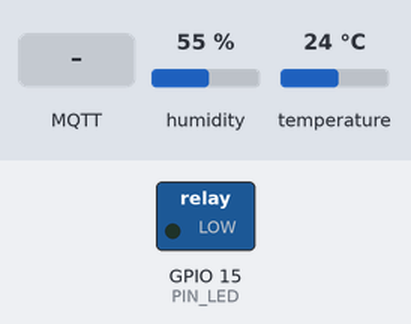
Simulated run of this sketch. Board: ESP32-S2. On the bench: switched loads named in the sketch (green lamp = pin HIGH). The inputs (shaded band) are chosen by the test bench; at power-on: humidity 55 %, temperature 24 °C. WiFi joins after 1.5 s; servers stay silent unless stated; no MQTT or app messages arrive unless stated; what the sketch prints to the serial monitor is not drawn.

Above: at 2.7 s.
2.8 s: MQTT message "1" arrives on the first subscribed topic
At 4.8 s:
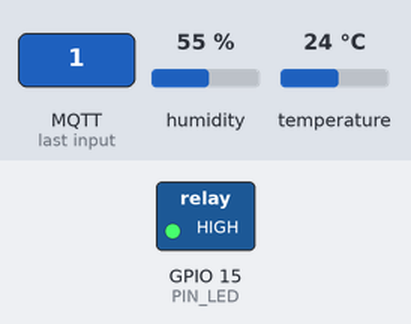
5.5 s: MQTT message "0" arrives on the first subscribed topic
At 6.3 s:
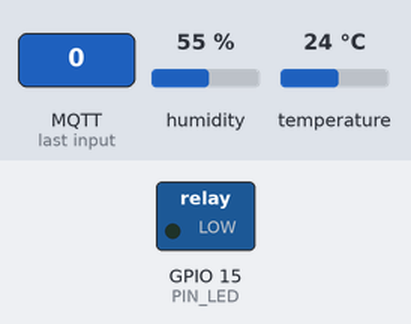
Timing chart, 0 to 8.5 s (numbered marks = the images above; inputs shaded):
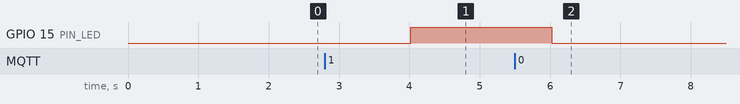

The sketch:

esp32s2-mqtt.ino
```cpp
/*
  Configure o cliente do navegador HiveMQ para visualizar as
  mensagens MQTT publicadas pelo cliente MQTT.

  1) Vá para a URL abaixo e clique no botão conectar
     http://www.hivemq.com/demos/websocket-client/

  2) Adicione os tópicos de assinatura um para cada tópico que o ESP32 usa:
     topic_on_off_led/#
     topic_sensor_temperature/#
     topic_sensor_humidity/#

  3) Experimento publicar no topico topic_on_off_led com a mensagem 1 e 0
     para ligar e desligar o LED"

  IMPORTANTE: É necessário rodar o Wokwi Gateway e habilitar a opção
  "Enable Private Wokwi IoT Gateway" através da tecla de atalho F1 no editor de código.

  Para baixar o Wokwi IoT Network Gateway acesse o seguinte link:
    https://github.com/wokwi/wokwigw/releases/
*/

#include <DHTesp.h>
#include <PubSubClient.h>
#include <WiFi.h>

#define PIN_LED 15 // GPIO que está ligado o LED
#define PIN_DHT 11 // GPIO que está ligado o pino do sensor

/* Configura os tópicos do MQTT */
#define TOPIC_SUBSCRIBE_LED       "topic_on_off_led"
#define TOPIC_PUBLISH_TEMPERATURE "topic_sensor_temperature"
#define TOPIC_PUBLISH_HUMIDITY    "topic_sensor_humidity"

#define PUBLISH_DELAY 2000   // Atraso da publicação (2 segundos)

#define ID_MQTT "esp32_mqtt" // id mqtt (para identificação de sessão)

// IMPORTANTE: Este deve ser único no broker, ou seja, se um client MQTT
// tentar entrar com o mesmo id de outro já conectado ao broker,
// o broker irá fechar a conexão de um deles.

/* Variaveis, constantes e objetos globais */
DHTesp dht;

const char *SSID = "Wokwi-GUEST"; // SSID / nome da rede WI-FI que deseja se conectar
const char *PASSWORD = "";        // Senha da rede WI-FI que deseja se conectar

// URL do broker MQTT que se deseja utilizar
const char *BROKER_MQTT = "broker.hivemq.com";

int BROKER_PORT = 1883; // Porta do Broker MQTT

unsigned long publishUpdate;

static char strTemperature[10] = {0};
static char strHumidity[10] = {0};

// Variáveis e objetos globais
WiFiClient espClient;         // Cria o objeto espClient
PubSubClient MQTT(espClient); // Instancia o Cliente MQTT passando o objeto espClient

/* Prototypes */
float getTemperature(void);
float getHumidity(void);

void initWiFi(void);
void initMQTT(void);
void callbackMQTT(char *topic, byte *payload, unsigned int length);
void reconnectMQTT(void);
void reconnectWiFi(void);
void checkWiFIAndMQTT(void);

/* Faz a leitura da temperatura (sensor DHT22)
   Retorno: temperatura (graus Celsius) */
float getTemperature(void)
{
  TempAndHumidity data = dht.getTempAndHumidity();

  if (!(isnan(data.temperature)))
    return data.temperature;
  else
    return -99.99;
}

/* Faz a leitura da umidade relativa do ar (sensor DHT22)
   Retorno: umidade (0 - 100%) */
float getHumidity(void)
{
  TempAndHumidity data = dht.getTempAndHumidity();

  if (!(isnan(data.humidity)))
    return data.humidity;
  else
    return -99.99;
}

/* Inicializa e conecta-se na rede WI-FI desejada */
void initWiFi(void)
{
  delay(10);
  Serial.println("------Conexao WI-FI------");
  Serial.print("Conectando-se na rede: ");
  Serial.println(SSID);
  Serial.println("Aguarde");

  reconnectWiFi();
}

/* Inicializa os parâmetros de conexão MQTT(endereço do broker, porta e seta
  função de callback) */
void initMQTT(void)
{
  MQTT.setServer(BROKER_MQTT, BROKER_PORT); // Informa qual broker e porta deve ser conectado
  MQTT.setCallback(callbackMQTT);           // Atribui função de callback (função chamada quando qualquer informação de um dos tópicos subescritos chega)
}

/* Função de callback  esta função é chamada toda vez que uma informação
   de um dos tópicos subescritos chega */
void callbackMQTT(char *topic, byte *payload, unsigned int length)
{
  String msg;

  // Obtem a string do payload recebido
  for (int i = 0; i < length; i++) {
    char c = (char)payload[i];
    msg += c;
  }

  Serial.printf("Chegou a seguinte string via MQTT: %s do topico: %s\n", msg, topic);

  /* Toma ação dependendo da string recebida */
  if (msg.equals("1")) {
    digitalWrite(PIN_LED, HIGH);
    Serial.print("LED ligado por comando MQTT");
  }

  if (msg.equals("0")) {
    digitalWrite(PIN_LED, LOW);
    Serial.print("LED desligado por comando MQTT");
  }
}

/* Reconecta-se ao broker MQTT (caso ainda não esteja conectado ou em caso de a conexão cair)
   em caso de sucesso na conexão ou reconexão, o subscribe dos tópicos é refeito. */
void reconnectMQTT(void)
{
  while (!MQTT.connected()) {
    Serial.print("* Tentando se conectar ao Broker MQTT: ");
    Serial.println(BROKER_MQTT);
    if (MQTT.connect(ID_MQTT)) {
      Serial.println("Conectado com sucesso ao broker MQTT!");
      MQTT.subscribe(TOPIC_SUBSCRIBE_LED);
    } else {
      Serial.println("Falha ao reconectar no broker.");
      Serial.println("Nova tentativa de conexao em 2 segundos.");
      delay(2000);
    }
  }
}

/* Verifica o estado das conexões WiFI e ao broker MQTT.
  Em caso de desconexão (qualquer uma das duas), a conexão é refeita. */
void checkWiFIAndMQTT(void)
{
  if (!MQTT.connected())
    reconnectMQTT(); // se não há conexão com o Broker, a conexão é refeita

  reconnectWiFi(); // se não há conexão com o WiFI, a conexão é refeita
}

void reconnectWiFi(void)
{
  // se já está conectado a rede WI-FI, nada é feito.
  // Caso contrário, são efetuadas tentativas de conexão
  if (WiFi.status() == WL_CONNECTED)
    return;

  WiFi.begin(SSID, PASSWORD); // Conecta na rede WI-FI

  while (WiFi.status() != WL_CONNECTED) {
    delay(100);
    Serial.print(".");
  }

  Serial.println();
  Serial.print("Conectado com sucesso na rede ");
  Serial.print(SSID);
  Serial.println("IP obtido: ");
  Serial.println(WiFi.localIP());
}

void setup()
{
  Serial.begin(115200);

  // Configura o pino do LED como output e inicializa em nível baixo
  pinMode(PIN_LED, OUTPUT);
  digitalWrite(PIN_LED, LOW);

  // Inicializacao do sensor de temperatura
  dht.setup(PIN_DHT, DHTesp::DHT22);

  // Inicializa a conexao Wi-Fi
  initWiFi();

  // Inicializa a conexao ao broker MQTT
  initMQTT();
}

void loop()
{
  /* Repete o ciclo após 2 segundos */
  if ((millis() - publishUpdate) >= PUBLISH_DELAY) {
    publishUpdate = millis();
    // Verifica o funcionamento das conexões WiFi e ao broker MQTT
    checkWiFIAndMQTT();

    // Formata as strings a serem enviadas para o dashboard (campos texto)
    sprintf(strTemperature, "%.2fC", getTemperature());
    sprintf(strHumidity, "%.2f", getHumidity());

    // Envia as strings ao dashboard MQTT
    MQTT.publish(TOPIC_PUBLISH_TEMPERATURE, strTemperature);
    MQTT.publish(TOPIC_PUBLISH_HUMIDITY, strHumidity);

    // Keep-alive da comunicação com broker MQTT
    MQTT.loop();
  }
}
```

Measured:
- after the input at 2.8 s, GPIO 15 (PIN_LED): LOW → HIGH after 1.2 s
- after the input at 5.5 s, GPIO 15 (PIN_LED): HIGH → LOW after 0.52 s
